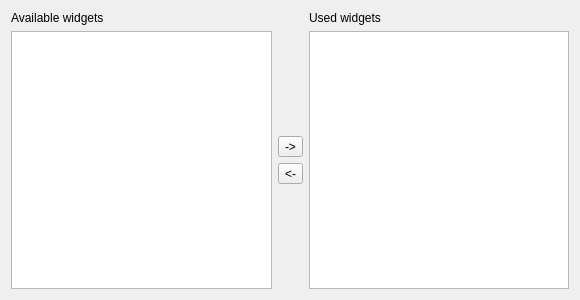
<?xml version="1.0" encoding="UTF-8"?>
<ui version="4.0">
 <class>QgsLayerTreeEmbeddedConfigWidget</class>
 <widget class="QWidget" name="QgsLayerTreeEmbeddedConfigWidget">
  <property name="geometry">
   <rect>
    <x>0</x>
    <y>0</y>
    <width>580</width>
    <height>300</height>
   </rect>
  </property>
  <property name="windowTitle">
   <string>Form</string>
  </property>
  <layout class="QGridLayout" name="gridLayout">
   <item row="0" column="0">
    <widget class="QLabel" name="label">
     <property name="text">
      <string>Available widgets</string>
     </property>
    </widget>
   </item>
   <item row="0" column="2">
    <widget class="QLabel" name="label_2">
     <property name="text">
      <string>Used widgets</string>
     </property>
    </widget>
   </item>
   <item row="1" column="0">
    <widget class="QListView" name="mListAvailable"/>
   </item>
   <item row="1" column="1">
    <layout class="QVBoxLayout" name="verticalLayout">
     <item>
      <spacer name="verticalSpacer_2">
       <property name="orientation">
        <enum>Qt::Vertical</enum>
       </property>
       <property name="sizeHint" stdset="0">
        <size>
         <width>20</width>
         <height>40</height>
        </size>
       </property>
      </spacer>
     </item>
     <item>
      <widget class="QToolButton" name="mBtnAdd">
       <property name="text">
        <string>-&gt;</string>
       </property>
       <property name="icon">
        <iconset resource="../../images/images.qrc">
         <normaloff>:/images/themes/default/mActionArrowRight.png</normaloff>:/images/themes/default/mActionArrowRight.png</iconset>
       </property>
      </widget>
     </item>
     <item>
      <widget class="QToolButton" name="mBtnRemove">
       <property name="text">
        <string>&lt;-</string>
       </property>
       <property name="icon">
        <iconset resource="../../images/images.qrc">
         <normaloff>:/images/themes/default/mActionArrowLeft.png</normaloff>:/images/themes/default/mActionArrowLeft.png</iconset>
       </property>
      </widget>
     </item>
     <item>
      <spacer name="verticalSpacer">
       <property name="orientation">
        <enum>Qt::Vertical</enum>
       </property>
       <property name="sizeHint" stdset="0">
        <size>
         <width>20</width>
         <height>40</height>
        </size>
       </property>
      </spacer>
     </item>
    </layout>
   </item>
   <item row="1" column="2">
    <widget class="QListView" name="mListUsed"/>
   </item>
  </layout>
 </widget>
 <resources>
  <include location="../../images/images.qrc"/>
 </resources>
 <connections/>
</ui>
